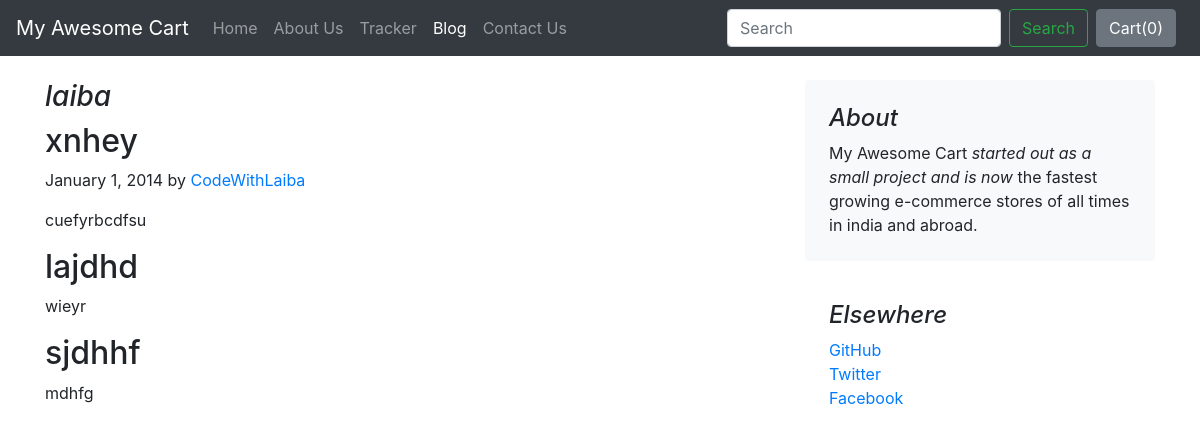
The page /blog/blogpost/3/ on the database as committed earlier.
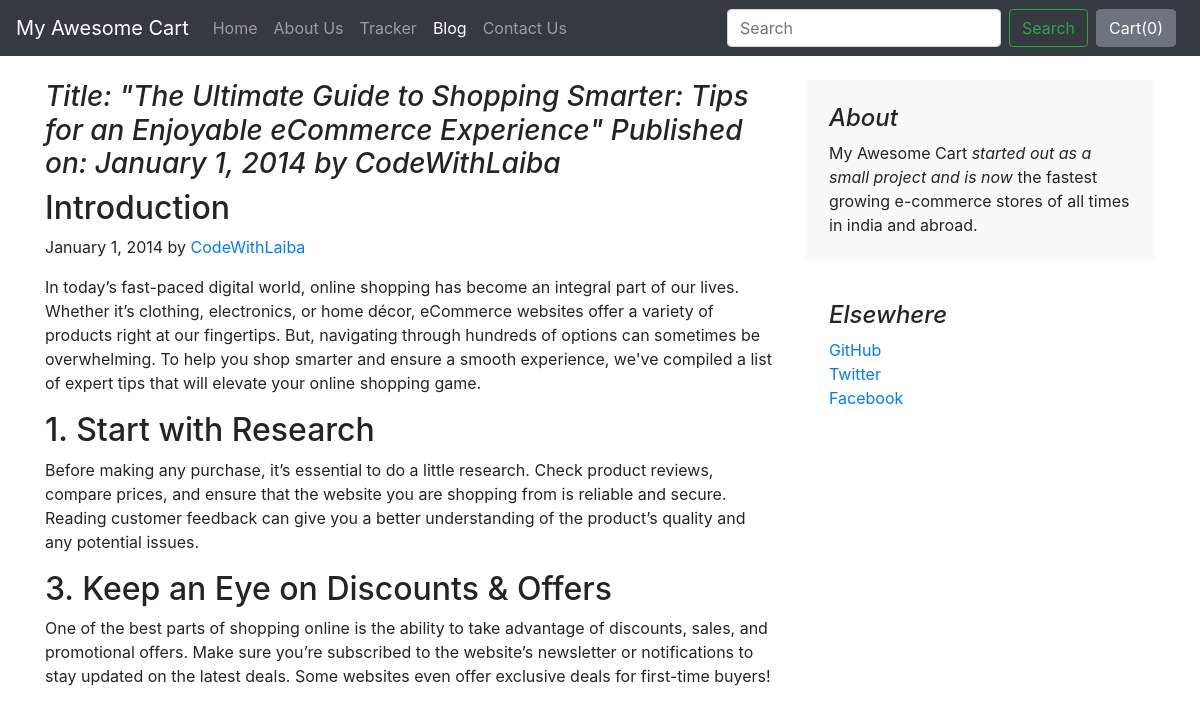
The same page on the database as committed later.
### blog/models.py (models this page shows, shortened)
class blogpost(models.Model):
    post_id = models.AutoField(primary_key=True)
    title = models.CharField(max_length=500)
    head0 = models.CharField(max_length=5000, default='')
    contenthead = models.TextField(max_length=5000, default='')
    head1 = models.CharField(max_length=100)
    contenthead1 = models.TextField(max_length=500, default='')
    head2 = models.CharField(max_length=100)
    contenthead2 = models.TextField(max_length=5000, default='')
    pub_date = models.DateField()
    thumbnail = models.ImageField(upload_to='shop/images', default='')

### blog/views.py (the view)
# urls.py: path('blogpost/<int:id>/', views.blogpost_view, name='blogpost')
def blogpost_view(request, id):
    post = get_object_or_404(blogpost, post_id=id)  # Safe way to get object
    return render(request, 'blog/blogpost.html', {'post': post})

### blog/templates/blog/blogpost.html
{% extends 'blog/basic.html' %}
{% block body %}
<div class="container">
    <div class="row mt-4">
        <div class="col-md-8 blog-main">
            <h3 class="font-italic">
                {{post.title}}
            </h3>
            <div class="blog-post">
                <h2 class="blog-post-title">{{post.head0}}</h2>
                <p class="blog-post-meta">January 1, 2014 by <a href="#">CodeWithLaiba</a></p>
                <p>{{post.contenthead}}</p>
                <h2>{{post.head1}}</h2>
                <p>{{post.contenthead1}}</p>
                <h2>{{post.head2}}</h2>
                <p>{{post.contenthead2}}</p>
            </div>
        </div>
        <aside class="col-md-4 blog-sidebar">
            <div class="p-4 mb-3 bg-light rounded">
                <h4 class="font-italic">About</h4>
                <p class="mb-0">My Awesome Cart <em>started out as a small project and is now</em> the fastest growing e-commerce stores of all times in india and abroad.</p>
            </div>
            <div class="p-4">
                <h4 class="font-italic">Elsewhere</h4>
                <ol class="list-unstyled">
                    <li><a href="#">GitHub</a></li>
                    <li><a href="#">Twitter</a></li>
                    <li><a href="#">Facebook</a></li>
                </ol>
            </div>
        </aside>
    </div>
</div>
{% endblock %}

Rows that differ between the two databases and show on the page:
changed blogpost: title "laiba" → "Title: \"The Ultimate Guide to Shopping Smarter: Tips for an Enjoyable eCommerce Experience\" Published on: January 1, 2014 by CodeWithLaiba"; head0 "xnhey" → "Introduction"; contenthead "cuefyrbcdfsu" → "In today’s fast-paced digital world, online shopping has become an integral part of our lives. Whether it’s clothing, electronics, or home décor, eCommerce websites offer a variety of products right at our fingertips. But, navigating through hundreds of options can sometimes be overwhelming. To help you shop smarter and ensure a smooth experience, we've compiled a list of expert tips that will elevate your online shopping game."; head1 "lajdhd" → "1. Start with Research"; contenthead1 "wieyr" → "Before making any purchase, it’s essential to do a little research. Check product reviews, compare prices, and ensure that the website you are shopping from is reliable and secure. Reading customer feedback can give you a better understanding of the product’s quality and any potential issues."; head2 "sjdhhf" → "3. Keep an Eye on Discounts & Offers"; contenthead2 "mdhfg" → "One of the best parts of shopping online is the ability to take advantage of discounts, sales, and promotional offers. Make sure you’re subscribed to the website’s newsletter or notifications to stay updated on the latest deals. Some websites even offer exclusive deals for first-time buyers!"
